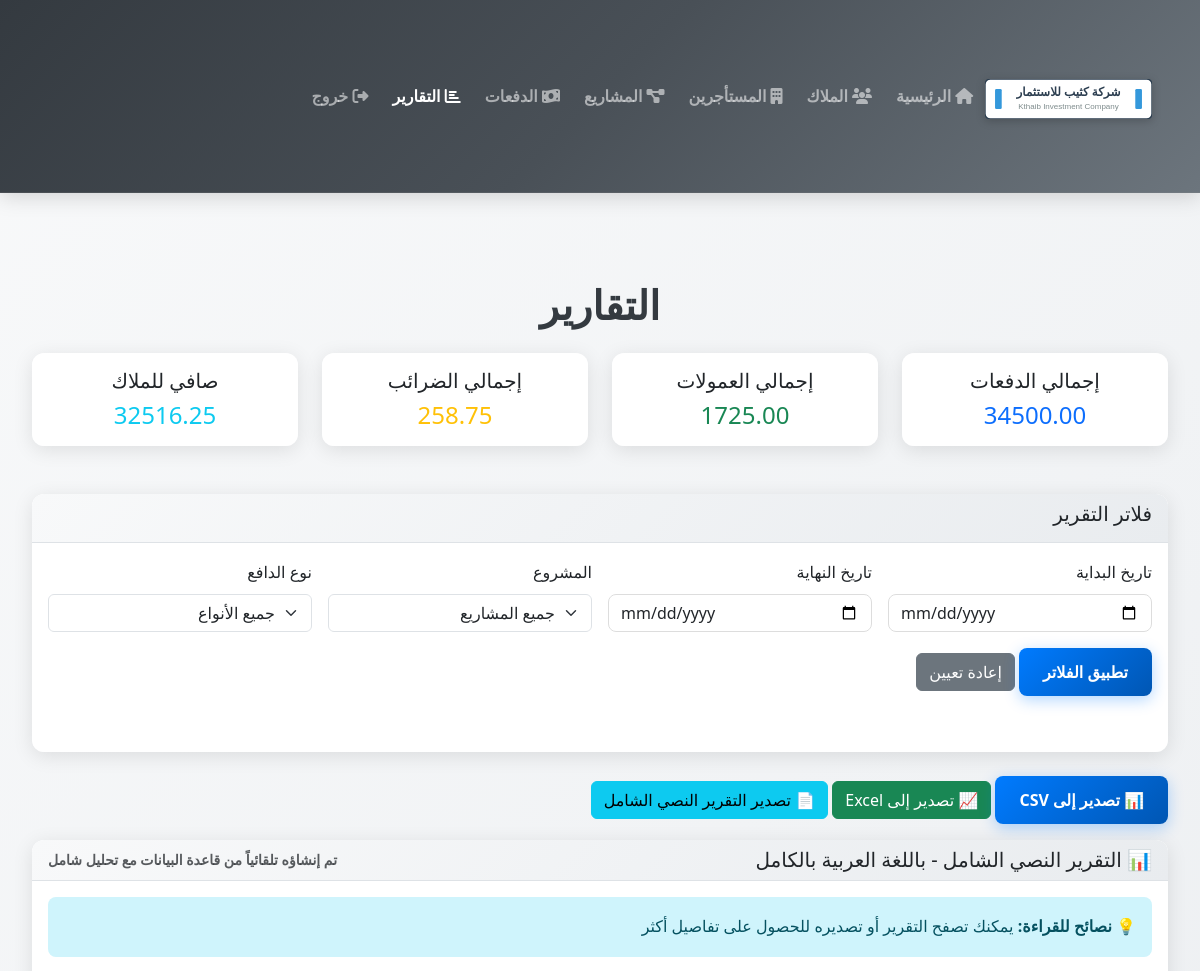
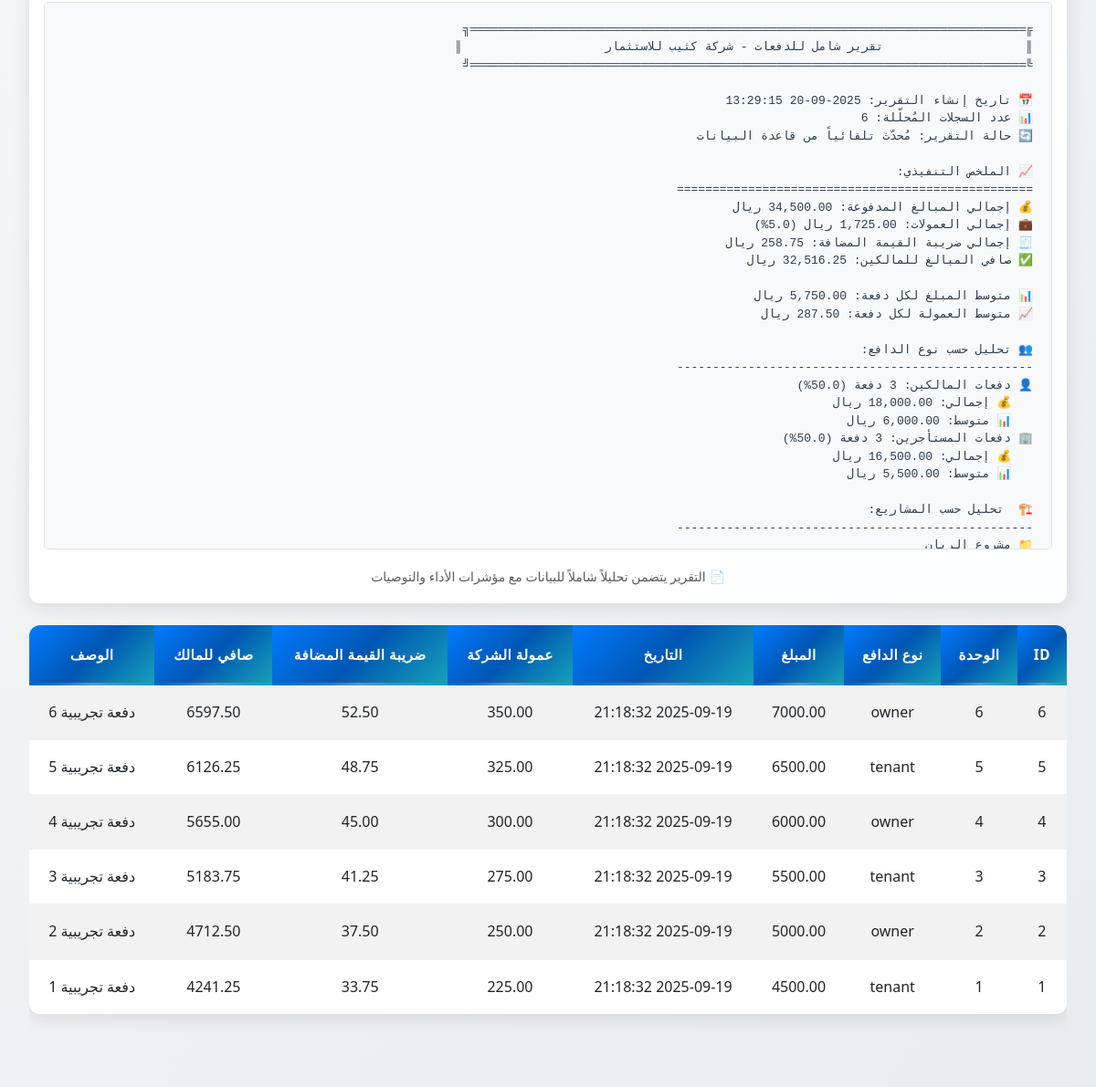
Page /reports on the committed database (2 pictures, top to bottom).
### app.py (models this page shows)
class Payment(db.Model):
    id = db.Column(db.Integer, primary_key=True)
    unit_id = db.Column(db.Integer, db.ForeignKey('unit.id'), nullable=False)
    payer_type = db.Column(db.String(20))  # owner | tenant
    payer_id = db.Column(db.Integer)
    amount = db.Column(db.Float, nullable=False)
    date = db.Column(db.DateTime, default=datetime.utcnow)
    description = db.Column(db.String(255))
    company_rate = db.Column(db.Float, default=0.05) # نسبة الشركة (قابلة للتعديل عند التسجيل)
    vat_rate = db.Column(db.Float, default=0.15)     # معدل ضريبة القيمة المضافة (قابلة للتعديل)
    company_commission = db.Column(db.Float)
    vat_on_commission = db.Column(db.Float)
    net_to_owner = db.Column(db.Float)

### app.py (the view)
@app.route('/reports')
def reports_view():
    query = Payment.query
    start_date = request.args.get('start_date')
    end_date = request.args.get('end_date')
    project_id = request.args.get('project_id')
    payer_type = request.args.get('payer_type')
    if start_date:
        query = query.filter(Payment.date >= datetime.strptime(start_date, '%Y-%m-%d'))
    if end_date:
        query = query.filter(Payment.date <= datetime.strptime(end_date, '%Y-%m-%d'))
    if project_id:
        query = query.join(Unit).filter(Unit.project_id == int(project_id))
    if payer_type:
        query = query.filter(Payment.payer_type == payer_type)
    payments = query.order_by(Payment.date.desc()).all()
    total_payments = sum(p.amount for p in payments) if payments else 0
    total_commissions = sum(p.company_commission for p in payments) if payments else 0
    total_vat = sum(p.vat_on_commission for p in payments) if payments else 0
    net_to_owners = sum(p.net_to_owner for p in payments) if payments else 0
    projects = Project.query.all()
    text_report = generate_comprehensive_report(start_date, end_date, project_id, payer_type)
    return render_template('reports.html', payments=payments, total_payments=total_payments,
                           total_commissions=total_commissions, total_vat=total_vat,
                           net_to_owners=net_to_owners, projects=projects, text_report=text_report,
                           active_page='reports')

### templates/reports.html (shortened to what this page needs)
<!DOCTYPE html>
<html lang="ar" dir="rtl">
<head>
    <link href="https://cdn.jsdelivr.net/npm/bootstrap@5.3.0/dist/css/bootstrap.min.css" rel="stylesheet">
    <link href="https://www.fontstatic.com/f=jazeera,jazeera-light" rel="stylesheet">
    <link rel="stylesheet" href="https://cdnjs.cloudflare.com/ajax/libs/font-awesome/6.4.0/css/all.min.css">
    <link rel="stylesheet" href="{{ url_for('static', filename='custom.css') }}">
</head>
<body>
    <nav class="navbar navbar-expand-lg navbar-dark bg-dark">
        <div class="container">
            <a class="navbar-brand" href="{{ url_for('dashboard') }}">
                <img src="{{ url_for('static', filename='logo.svg') }}" alt="شركة كثيب للاستثمار" height="40">
            </a>
            <div class="collapse navbar-collapse" id="navbarNav">
                <div class="navbar-nav ms-auto">
                    <a class="nav-link{% if active_page == 'dashboard' %} active{% endif %}" href="{{ url_for('dashboard') }}"><i class="fas fa-home"></i> الرئيسية</a>
                    <a class="nav-link{% if active_page == 'owners' %} active{% endif %}" href="{{ url_for('owners_view') }}"><i class="fas fa-users"></i> الملاك</a>
                    <a class="nav-link{% if active_page == 'tenants' %} active{% endif %}" href="{{ url_for('tenants_view') }}"><i class="fas fa-building"></i> المستأجرين</a>
                    <a class="nav-link{% if active_page == 'projects' %} active{% endif %}" href="{{ url_for('projects_view') }}"><i class="fas fa-project-diagram"></i> المشاريع</a>
                    <a class="nav-link{% if active_page == 'payments' %} active{% endif %}" href="{{ url_for('payments_view') }}"><i class="fas fa-money-bill-wave"></i> الدفعات</a>
                    <a class="nav-link{% if active_page == 'reports' %} active{% endif %}" href="{{ url_for('reports_view') }}"><i class="fas fa-chart-bar"></i> التقارير</a>
                    <a class="nav-link" href="{{ url_for('logout') }}"><i class="fas fa-sign-out-alt"></i> خروج</a>
                </div>
            </div>
        </div>
    </nav>
    <div class="container mt-4">
        <h1>التقارير</h1>
        <div class="row mb-4">
            <div class="col-md-3">
                <div class="card text-center">
                    <div class="card-body">
                        <h5 class="card-title">إجمالي الدفعات</h5>
                        <p class="card-text h4 text-primary">{{ "%.2f"|format(total_payments) }}</p>
                    </div>
                </div>
            </div>
            <div class="col-md-3">
                <div class="card text-center">
                    <div class="card-body">
                        <h5 class="card-title">إجمالي العمولات</h5>
                        <p class="card-text h4 text-success">{{ "%.2f"|format(total_commissions) }}</p>
                    </div>
                </div>
            </div>
            <div class="col-md-3">
                <div class="card text-center">
                    <div class="card-body">
                        <h5 class="card-title">إجمالي الضرائب</h5>
                        <p class="card-text h4 text-warning">{{ "%.2f"|format(total_vat) }}</p>
                    </div>
                </div>
            </div>
            <div class="col-md-3">
                <div class="card text-center">
                    <div class="card-body">
                        <h5 class="card-title">صافي للملاك</h5>
                        <p class="card-text h4 text-info">{{ "%.2f"|format(net_to_owners) }}</p>
                    </div>
                </div>
            </div>
        </div>
        <div class="card mb-4">
            <div class="card-header">
                <h5>فلاتر التقرير</h5>
            </div>
            <div class="card-body">
                <form method="GET" class="row g-3">
                    <div class="col-md-3">
                        <label for="start_date" class="form-label">تاريخ البداية</label>
                        <input type="date" class="form-control" id="start_date" name="start_date" value="{{ request.args.get('start_date', '') }}">
                    </div>
                    <div class="col-md-3">
                        <label for="end_date" class="form-label">تاريخ النهاية</label>
                        <input type="date" class="form-control" id="end_date" name="end_date" value="{{ request.args.get('end_date', '') }}">
                    </div>
                    <div class="col-md-3">
                        <label for="project_id" class="form-label">المشروع</label>
                        <select class="form-select" id="project_id" name="project_id">
                            <option value="">جميع المشاريع</option>
                        </select>
                    </div>
                    <div class="col-md-3">
                        <label for="payer_type" class="form-label">نوع الدافع</label>
                        <select class="form-select" id="payer_type" name="payer_type">
                            <option value="">جميع الأنواع</option>
                        </select>
                    </div>
                    <div class="col-12">
                        <button type="submit" class="btn btn-primary">تطبيق الفلاتر</button>
                        <a href="{{ url_for('reports_view') }}" class="btn btn-secondary">إعادة تعيين</a>
                    </div>
                </form>
            </div>
        </div>
        <div class="mb-3">
            <a href="{{ url_for('export_payments_csv', **request.args) }}" class="btn btn-primary">
                📊 تصدير إلى CSV
            </a>
            <a href="{{ url_for('export_payments_excel', **request.args) }}" class="btn btn-success">
                📈 تصدير إلى Excel
            </a>
            <a href="{{ url_for('export_payments_text', **request.args) }}" class="btn btn-info">
                📄 تصدير التقرير النصي الشامل
            </a>
        </div>
        <div class="card mb-4">
            <div class="card-header d-flex justify-content-between align-items-center">
                <h5 class="mb-0">📊 التقرير النصي الشامل - باللغة العربية بالكامل</h5>
                <small class="text-muted">تم إنشاؤه تلقائياً من قاعدة البيانات مع تحليل شامل</small>
            </div>
            <div class="card-body">
                <div class="alert alert-info mb-3">
                    <strong>💡 نصائح للقراءة:</strong> يمكنك تصفح التقرير أو تصديره للحصول على تفاصيل أكثر
                </div>
                <div class="text-report-container" style="max-height: 600px; overflow-y: auto; border: 1px solid #dee2e6; border-radius: 5px;">
                    <pre class="text-report mb-0" style="background-color: #f8f9fa; padding: 20px; margin: 0; font-family: 'Courier New', 'DejaVu Sans Mono', monospace; font-size: 13px; line-height: 1.5; white-space: pre-wrap; direction: rtl; text-align: right; color: #2c3e50;">{{ text_report }}</pre>
                </div>
                <div class="mt-3 text-center">
                    <small class="text-muted">
                        📄 التقرير يتضمن تحليلاً شاملاً للبيانات مع مؤشرات الأداء والتوصيات
                    </small>
                </div>
            </div>
        </div>
        <div class="table-responsive">
            <table class="table table-striped">
                <thead>
                    <tr>
                        <th>ID</th>
                        <th>الوحدة</th>
                        <th>نوع الدافع</th>
                        <th>المبلغ</th>
                        <th>التاريخ</th>
                        <th>عمولة الشركة</th>
                        <th>ضريبة القيمة المضافة</th>
                        <th>صافي للمالك</th>
                        <th>الوصف</th>
                    </tr>
                </thead>
                <tbody>
                    {% for payment in payments %}
                    <tr>
                        <td>{{ payment.id }}</td>
                        <td>{{ payment.unit_id }}</td>
                        <td>{{ payment.payer_type }}</td>
                        <td>{{ "%.2f"|format(payment.amount) }}</td>
                        <td>{{ payment.date.strftime('%Y-%m-%d %H:%M:%S') }}</td>
                        <td>{{ "%.2f"|format(payment.company_commission) }}</td>
                        <td>{{ "%.2f"|format(payment.vat_on_commission) }}</td>
                        <td>{{ "%.2f"|format(payment.net_to_owner) }}</td>
                        <td>{{ payment.description }}</td>
                    </tr>
                    {% endfor %}
                </tbody>
            </table>
        </div>
    </div>
</body>
</html>

### rows in the picture
Payment: id "6", unit_id "6", payer_type "owner", amount "7000.00", date "2025-09-19 21:18:32", company_commission "350.00", vat_on_commission "52.50", net_to_owner "6597.50", description "دفعة تجريبية 6"
Payment: id "5", unit_id "5", payer_type "tenant", amount "6500.00", date "2025-09-19 21:18:32", company_commission "325.00", vat_on_commission "48.75", net_to_owner "6126.25", description "دفعة تجريبية 5"
Payment: id "4", unit_id "4", payer_type "owner", amount "6000.00", date "2025-09-19 21:18:32", company_commission "300.00", vat_on_commission "45.00", net_to_owner "5655.00", description "دفعة تجريبية 4"
Payment: id "3", unit_id "3", payer_type "tenant", amount "5500.00", date "2025-09-19 21:18:32", company_commission "275.00", vat_on_commission "41.25", net_to_owner "5183.75", description "دفعة تجريبية 3"
Payment: id "2", unit_id "2", payer_type "owner", amount "5000.00", date "2025-09-19 21:18:32", company_commission "250.00", vat_on_commission "37.50", net_to_owner "4712.50", description "دفعة تجريبية 2"
Payment: id "1", unit_id "1", payer_type "tenant", amount "4500.00", date "2025-09-19 21:18:32", company_commission "225.00", vat_on_commission "33.75", net_to_owner "4241.25", description "دفعة تجريبية 1"

### other values in the picture
{{ "%.2f"|format(total_payments) }} "34500.00"
{{ "%.2f"|format(total_commissions) }} "1725.00"
{{ "%.2f"|format(total_vat) }} "258.75"
{{ "%.2f"|format(net_to_owners) }} "32516.25"
